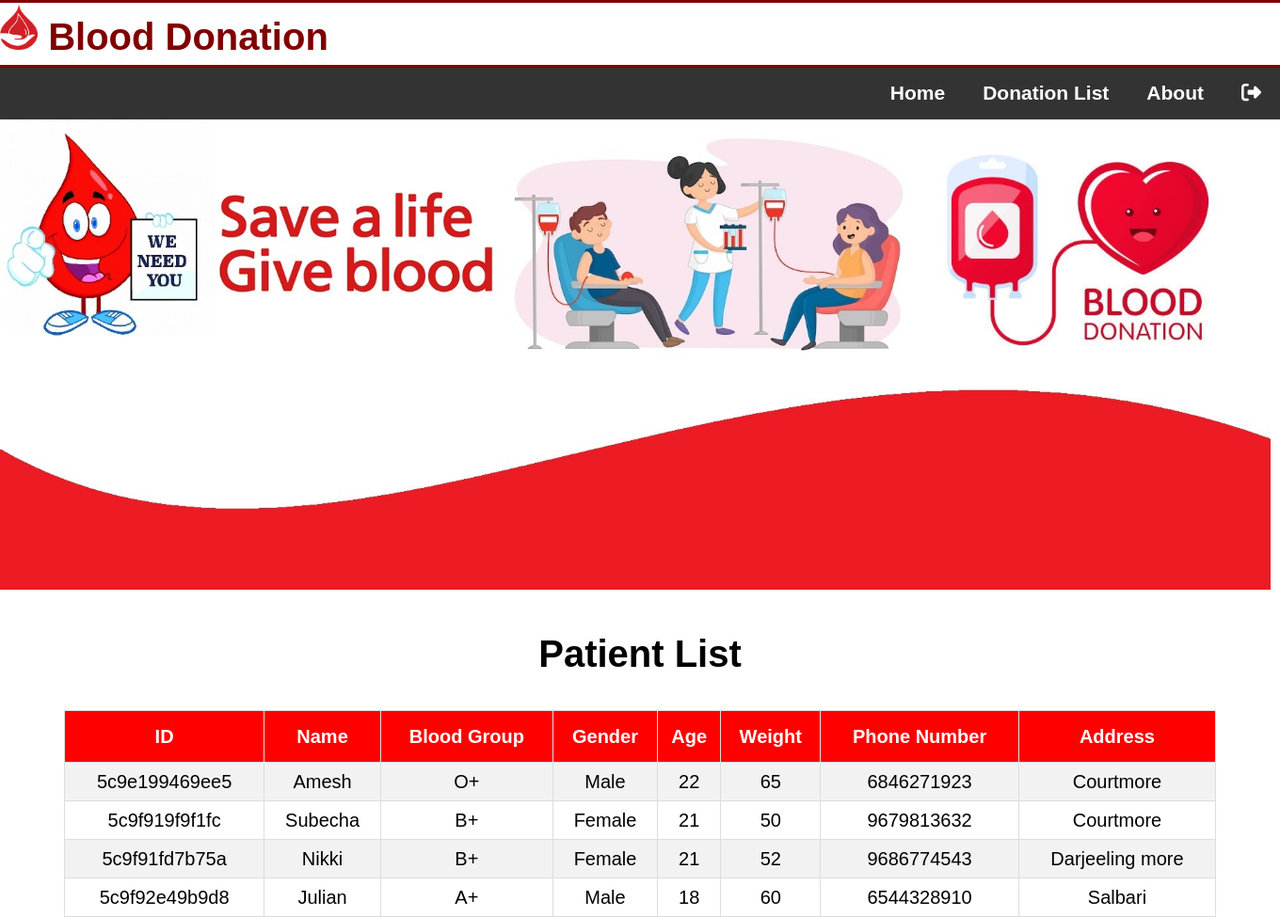
The page /admin/patientlist.php on the database its author committed.
### tables this page shows
CREATE TABLE `patient` (
  `id` varchar(20) NOT NULL,
  `name` varchar(30) NOT NULL,
  `bgroup` varchar(5) NOT NULL,
  `gender` varchar(10) NOT NULL,
  `age` int(5) NOT NULL,
  `weight` float NOT NULL,
  `number` varchar(20) NOT NULL,
  `address` varchar(40) NOT NULL
);

### admin/patientlist.php (the view)
<?php
include('header/header.php');
include('header/navadmin.php');
include('header/connection.php');
?>
<!DOCTYPE html>
<html>
<head>
	<link rel="stylesheet" href="./css/d1.css">
</head>
<body>
	<br>
	<h1 align="center">Patient List</h1>
	<br>
	<table id="customers" style="margin: 0px auto;">
		<tr>
			<th>ID</th>
			<th>Name</th>
			<th>Blood Group</th>
			<th>Gender</th>
			<th>Age</th>
			<th>Weight</th>
			<th>Phone Number</th>
			<th>Address</th>
		</tr>
		<?php
		$q = $db->query("SELECT * FROM patient");
		while ($p = $q->fetch(PDO::FETCH_OBJ)) {
		?>
			<tr>
				<td><?= $p->id; ?></td>
				<td><?= $p->name; ?></td>
				<td><?= $p->bgroup; ?></td>
				<td><?= $p->gender; ?></td>
				<td><?= $p->age; ?></td>
				<td><?= $p->weight; ?></td>
				<td><?= $p->number; ?></td>
				<td><?= $p->address; ?></td>
			</tr>
		<?php
		}
		?>
	</table>
</body>
</html>

### admin/css/style.css (style rules this page uses)
body { font: 20px/1.5 Arial, Helvetica, sans-serif; padding: 0; margin: 5; background-color: inherit; }
* { margin: 0px; padding: 0px; }

### admin/css/nav.css (style rules this page uses)
body { font-family: Arial, Helvetica, sans-serif; }

### admin/css/d1.css (style rules this page uses)
#customers { font-family: "Trebuchet MS", Arial, Helvetica, sans-serif; border-collapse: collapse; width: 90%; margin: 0px; text-align: center; font-size: 20px; }
#customers td, #customers th { border: 1px solid #ddd; padding: 5px; }
#customers tr:nth-child(even) { background-color: #f2f2f2; }
#customers th { padding-top: 12px; padding-bottom: 12px; text-align: center; background-color: red; color: white; }
h1 { font-size: 40px; }

### rows shown on the page
patient: id "5c9e199469ee5", name "Amesh", bgroup "O+", gender "Male", age "22", weight "65", number "6846271923", address "Courtmore"
patient: id "5c9f919f9f1fc", name "Subecha", bgroup "B+", gender "Female", age "21", weight "50", number "9679813632", address "Courtmore"
patient: id "5c9f91fd7b75a", name "Nikki", bgroup "B+", gender "Female", age "21", weight "52", number "9686774543", address "Darjeeling more"
patient: id "5c9f92e49b9d8", name "Julian", bgroup "A+", gender "Male", age "18", weight "60", number "6544328910", address "Salbari"
